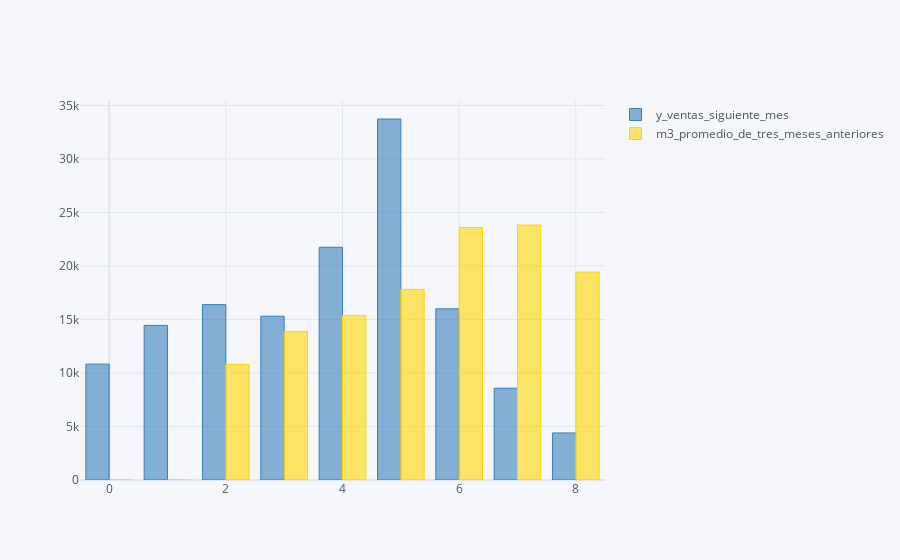

Here is the notebook cell this chart was saved with:
### Code cell
df6=datos_ma.groupby('mes_id').sum()
#df4=df4['m1_pedir_lo_del_mes_pasado','y_ventas_siguiente_mes'].copy()
df6=df6.drop(['pdv_id','sku_id','ventas_totales','m1_pedir_lo_del_mes_pasado','m2_promedio_de_dos_meses_anteriores'], axis=1)

df6
df6.iplot(kind='bar',color=["blue", "gold"])

### Figure 1 — Plotly figure (JSON) as saved in the notebook; plotly's stock layout.template omitted (floating-point values rounded to 4 significant figures)
{"data": [{"marker": {"color": "rgba(55, 128, 191, 0.6)", "line": {"color": "rgba(55, 128, 191, 1.0)", "width": 1}}, "name": "y_ventas_siguiente_mes", "orientation": "v", "text": "", "type": "bar", "x": [0, 1, 2, 3, 4, 5, 6, 7, 8], "y": [10827, 14447, 16396, 15304, 21748, 33735, 16000, 8577, 4399]}, {"marker": {"color": "rgba(255, 215, 0, 0.6)", "line": {"color": "rgba(255, 215, 0, 1.0)", "width": 1}}, "name": "m3_promedio_de_tres_meses_anteriores", "orientation": "v", "text": "", "type": "bar", "x": [0, 1, 2, 3, 4, 5, 6, 7, 8], "y": [0, 0, 10810.0, 13890.0, 15380.0, 17820.0, 23600.0, 23830.0, 19440.0]}], "layout": {"legend": {"bgcolor": "#F5F6F9", "font": {"color": "#4D5663"}}, "paper_bgcolor": "#F5F6F9", "plot_bgcolor": "#F5F6F9", "title": {"font": {"color": "#4D5663"}}, "xaxis": {"gridcolor": "#E1E5ED", "showgrid": true, "tickfont": {"color": "#4D5663"}, "title": {"font": {"color": "#4D5663"}, "text": ""}, "zerolinecolor": "#E1E5ED"}, "yaxis": {"gridcolor": "#E1E5ED", "showgrid": true, "tickfont": {"color": "#4D5663"}, "title": {"font": {"color": "#4D5663"}, "text": ""}, "zerolinecolor": "#E1E5ED"}}}
